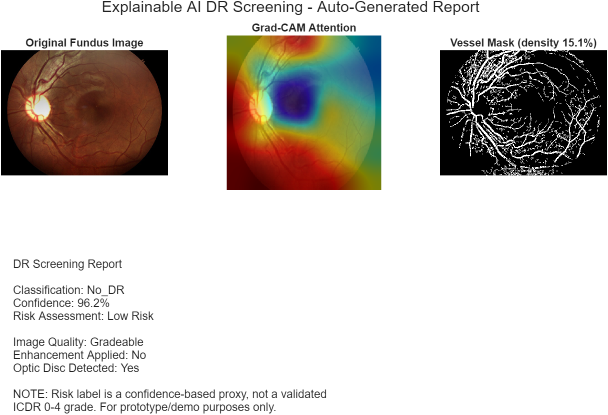
%> input picture reports/test_report.png, 1216 x 829 px (shown at 1/2 size)
$ octave --eval "result = ishtiLesionAnalysis('../reports/test_report.png');"   (GNU Octave 9; MATLAB toolbox functions it lacks are replaced by stand-ins)
%> lines starting %> are read from the running program, lines starting %| are printed output that depends on the picture
function les = ishtiLesionAnalysis(img)
%> called with img = '../reports/test_report.png'
%ISHTILESIONANALYSIS  Candidate lesion map from a fundus image (classical IPT).
%   les = ishtiLesionAnalysis(imagePathOrRGB)
%
%   Finds (1) dark red-lesion candidates (microaneurysm / haemorrhage-like) and
%   (2) bright-lesion candidates (exudate-like), excluding vessels, the optic
%   disc and the image border. This is independent of the CNN and is meant to
%   help a reviewer see WHERE to look. It is NOT a diagnosis.
%
%   Output fields:
%     rgb        resized uint8 fundus image (max side 1024 px)
%     redMask, brightMask, fovMask   logical masks
%     overlay    uint8 image: cyan outlines = red candidates, yellow = bright
%     nRed, nBright, areaPct (lesion area as % of retina), burden
%                ('Low' | 'Moderate' | 'High')
%
%   Tunable thresholds are in the PARAMETERS block below. Calibrate them on a
%   few of your own sample images before the demo.

    % ------------------------- PARAMETERS ---------------------------------
    RED_K      = 3.0;    % bottom-hat threshold = mean + RED_K*std  (lower = more)
    BRIGHT_K   = 3.5;    % top-hat threshold    = mean + BRIGHT_K*std
    LOW_MAX    = 10;     % total candidates <= LOW_MAX  -> burden "Low"
    MOD_MAX    = 40;     % total candidates <= MOD_MAX  -> "Moderate", else "High"
    % -----------------------------------------------------------------------

    if ischar(img) || isstring(img), img = imread(char(img)); end
%> in ishtiLesionAnalysis, img is the input picture: size 829x1216x3 uint8; mean R, G, B 204.9, 199.9, 195
    if size(img,3) == 1, img = repmat(img, [1 1 3]); end
    img = img(:,:,1:3);
    if ~isa(img, 'uint8'), img = im2uint8(img); end
    s = 1024 / max(size(img,1), size(img,2));
%> s = 0.842
    if s < 1, img = imresize(img, s); end
%> after `img = imresize(img, s)`:
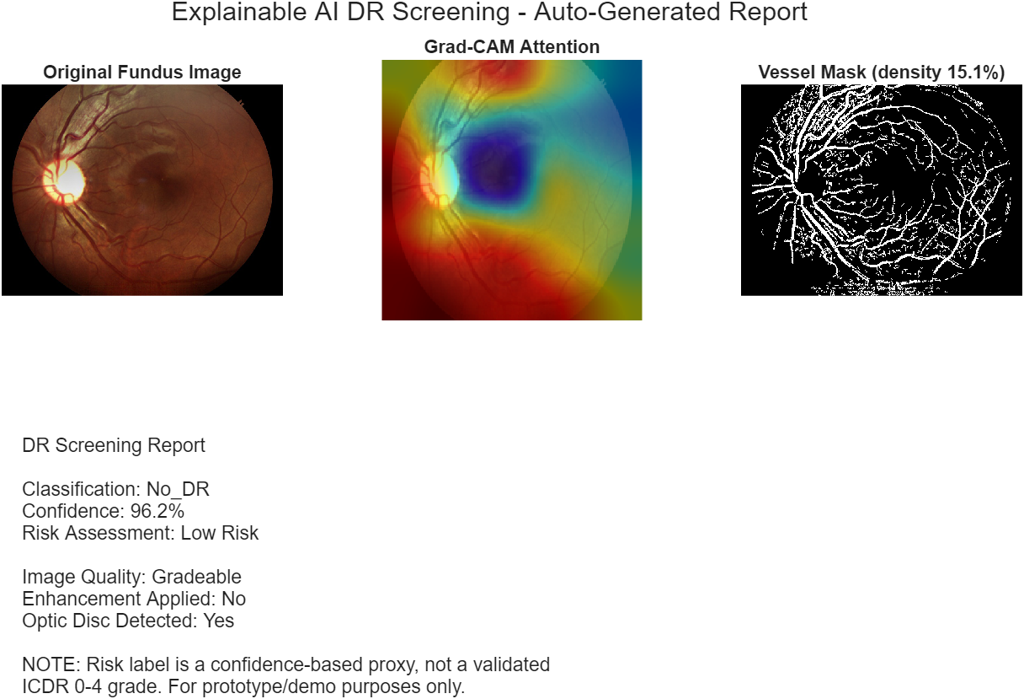
%> img: size 699x1024x3 uint8; mean R, G, B 204.9, 199.9, 195
    rgb = im2double(img);
    [H, W, ~] = size(rgb);
%> H = 699; W = 1024
    R = rgb(:,:,1);
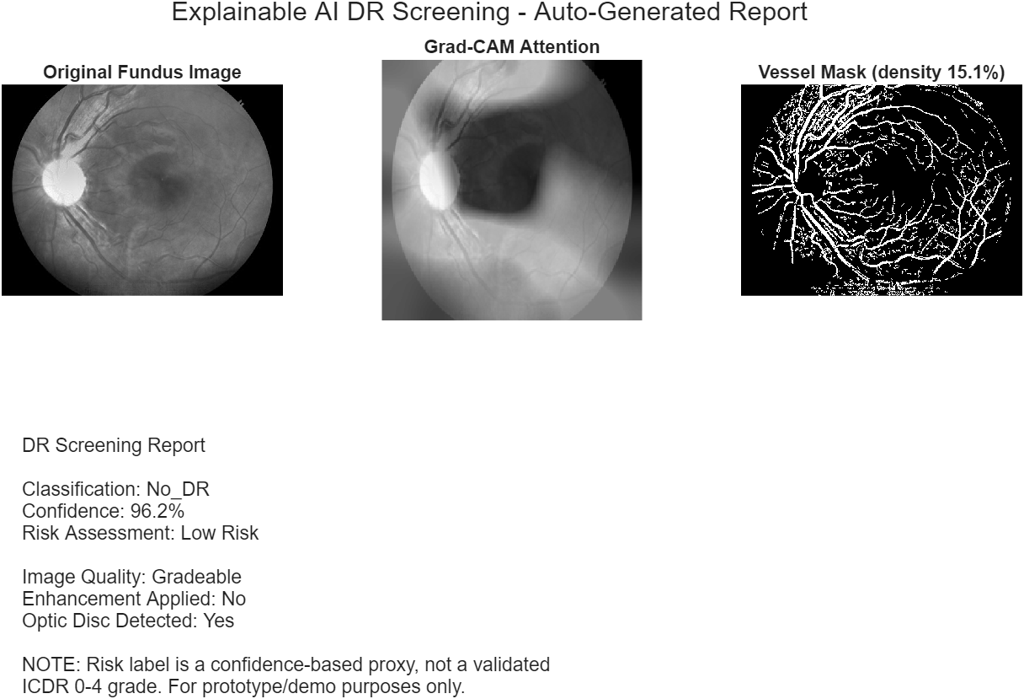
%> R: size 699x1024 double; min 0, max 1, mean 0.803
    G = rgb(:,:,2);
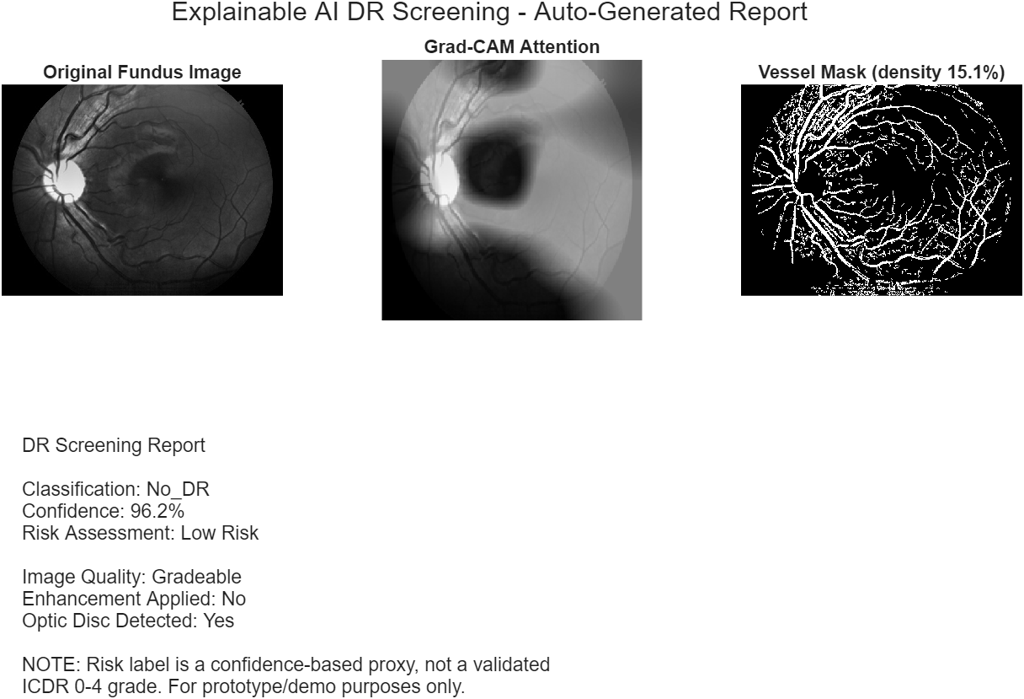
%> G: size 699x1024 double; min 0, max 1, mean 0.784

    % --- retina (field of view) mask, eroded to ignore the border ring ---
    gray = rgb2gray(rgb);
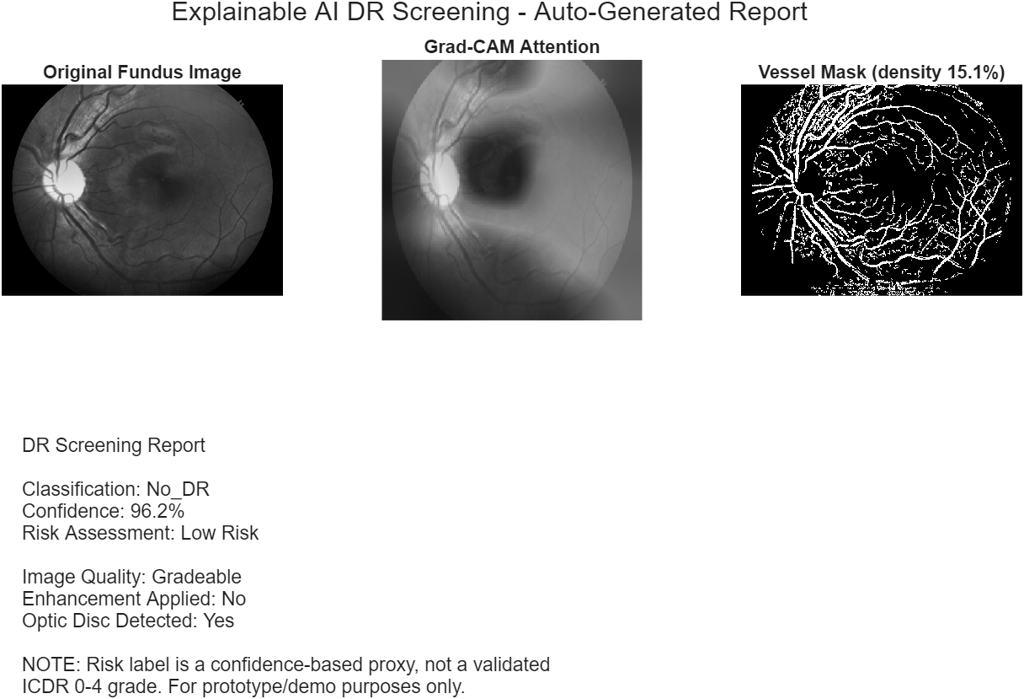
%> gray: size 699x1024 double; min 0, max 1, mean 0.788
    fov = imfill(bwareaopen(gray > 0.06, 2000), 'holes');
%> fov: size 699x1024 logical; every value is 1
    fov = imerode(fov, strel('disk', max(3, round(0.03 * min(H, W)))));
    if nnz(fov) < 0.1 * H * W
        fov = false(H, W);
        fov(round(0.05*H):round(0.95*H), round(0.05*W):round(0.95*W)) = true;
    end

    % --- contrast-enhanced green channel ---
    Ge = adapthisteq(G, 'ClipLimit', 0.01);
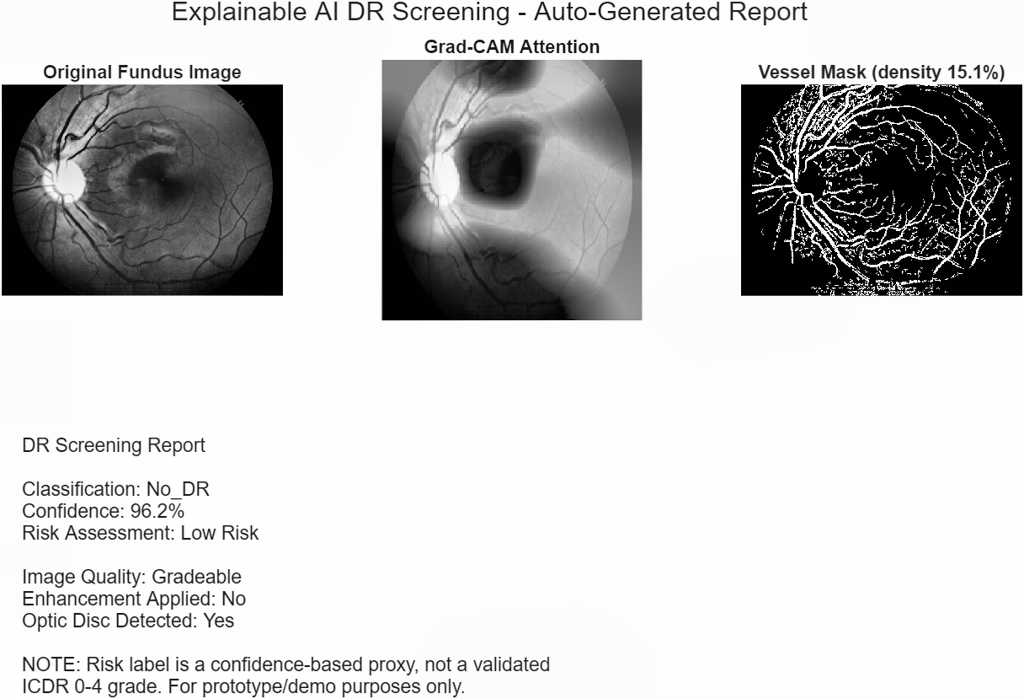
%> Ge: size 699x1024 double; min 0, max 1, mean 0.792
    Ge = imgaussfilt(Ge, 1);

    % --- vessel mask (to keep vessels out of the red-lesion map) ---
%> (the run ends here)
